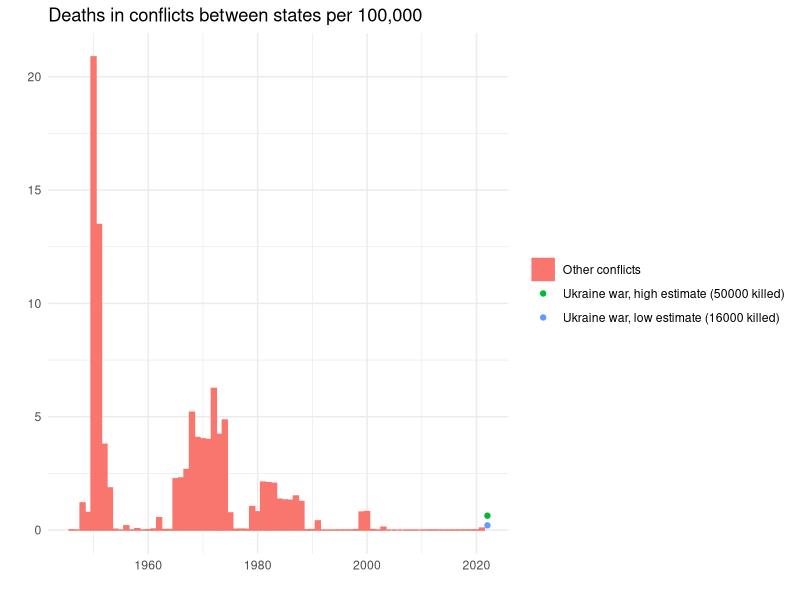
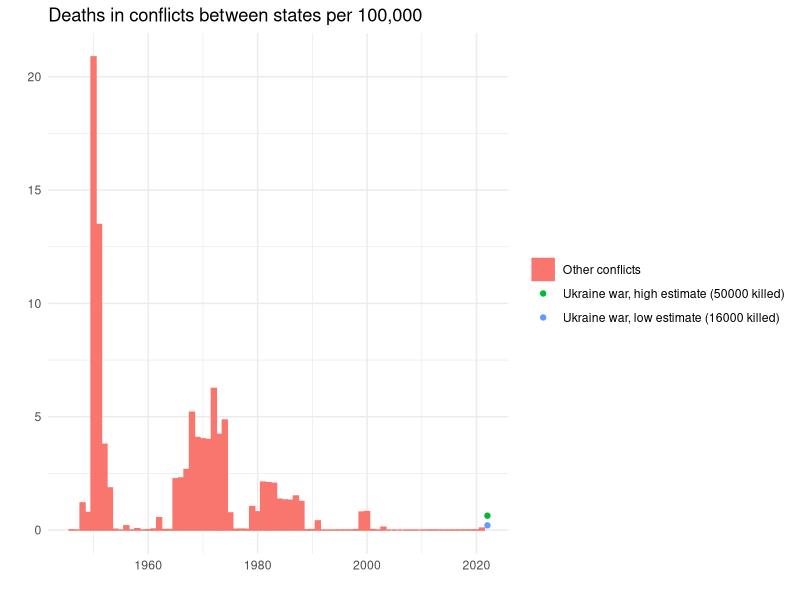

Write R code to recreate these figures, in order.
# War over time chart:

library(readr)
library(readxl)
library(ggplot2)

# Load OWID data:
deaths <- read_csv('source-data/deaths-in-state-based-conflicts-per-100000.csv')
deaths$type <- 'Other conflicts'
cols <- colnames(deaths)
deaths <- data.frame(deaths[deaths$Entity == 'World', ])
deaths <- rbind.data.frame(deaths, c('World', 'OWID_WRL', 2021, NA, NA,  (3825 + 187 + 2906)*100000/7874965825, NA, 'Other conflicts')) # Nagarno-Karabakh war
deaths <- rbind.data.frame(deaths, c('World', 'OWID_WRL', 2022, NA, NA,  (9000 + 7500)*100000/7874965825, NA, 'Ukraine war, low estimate (16000 killed)')) # Ukraine
deaths <- rbind.data.frame(deaths, c('World', 'OWID_WRL', 2022, NA, NA,  (25000 + 25000)*100000/7874965825, NA, 'Ukraine war, high estimate (50000 killed)')) # Ukraine
for(i in 3:7){
  deaths[,i] <- as.numeric(deaths[, i])
}
colnames(deaths) <- cols

# Generate plot
ggplot(deaths[deaths$Entity == 'World' & deaths$Year < 2022, ], aes(x=Year, y=`Deaths in conflicts between states per 100,000`, fill=type, col=type))+geom_bar(stat="identity")+xlab('')+geom_point(data=deaths[deaths$Year == 2022, ])+ylab('')+ggtitle('Deaths in conflicts between states per 100,000')+theme_minimal()+theme(legend.title = element_blank())
ggsave('plots/battle_deaths_over_time.png', bg = 'white')
